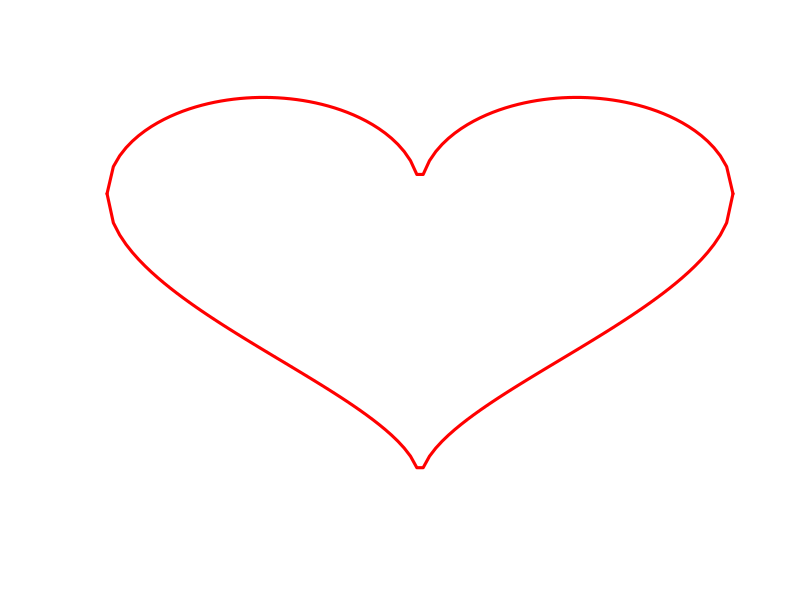

Source code (R):
############################################################
# 1. Define how plot to top and bottom parts of the heart. #
############################################################

# Function to plot the top part of the heat.
heart_top = function(x){
  sqrt(1-(abs(x)-1)^2)
}

# Function to plot the bottom part of the heat.
heart_bottom = function(x){
  -3 * sqrt(1-sqrt(abs(x)) / sqrt(2))
}


#######################################
# 2. Calculate X and Y values.        #
# 3. Plot the calculated data points. #
#######################################
dev.new()

# Plot the functions using the curve() functions.
# First the top part.
curve(heart_top(x),
      from=-2, to=2, n=100,
      xlim=c(-2, 2), ylim=c(-3, 1), # Why are we doing this?
      col='red',
      lty=1,
      lwd=3,
      axes=FALSE,
      xlab='',
      ylab='')

# Then the bottom part.
curve(heart_bottom(x),
      from=-2, to=2, n=100,
      lty=1,
      lwd=3,
      col='red',
      add=TRUE)

##################
# 4. Experiment. #
##################

# Things to try:
#   i.  Let's distinguish between the top and bottom part.
#       How can we do this?
#
#   ii. How about adding a title?

